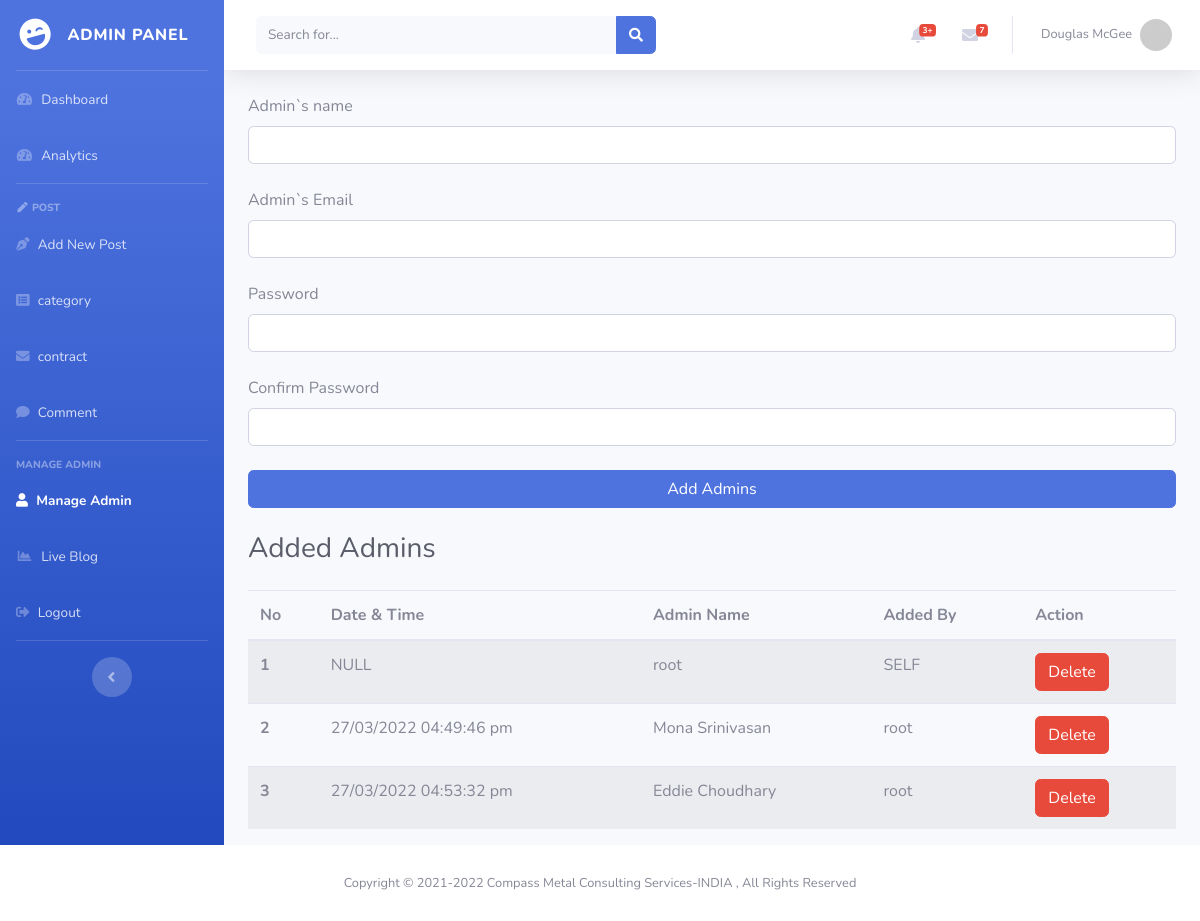
The page /admin/adminAdd.php on the database as committed earlier.
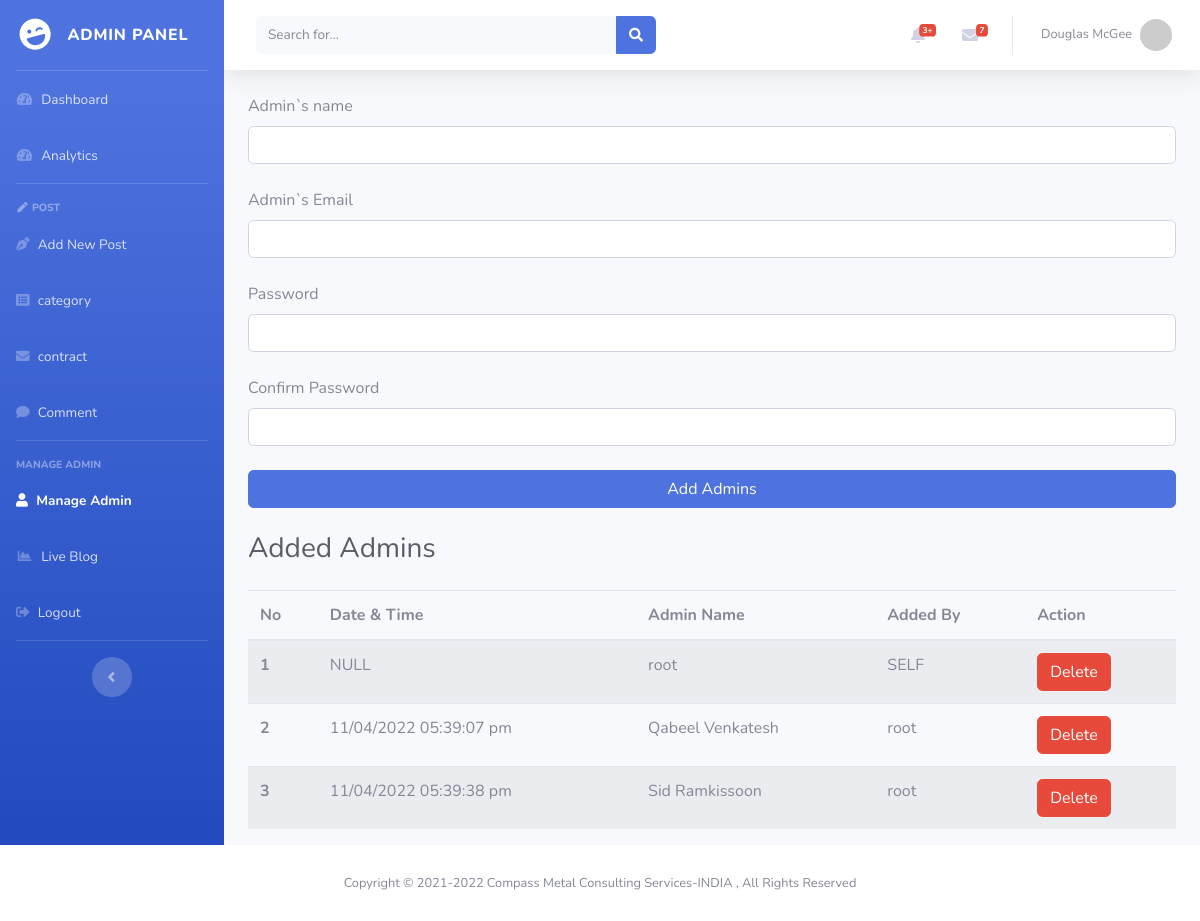
The same page on the database as committed later.
### tables this page shows
CREATE TABLE `admin_registration` (
  `id` int(10) NOT NULL,
  `datetime` varchar(50) NOT NULL,
  `adminname` varchar(200) NOT NULL,
  `adminPassword` varchar(200) NOT NULL,
  `adminEmail` varchar(500) NOT NULL,
  `addedby` varchar(200) NOT NULL
);

### admin/adminAdd.php (the view, shortened to what this page needs)
<?php
 require_once './partials/db.php';
?>
<!DOCTYPE html>
<html lang="en">
<head>
    <link href="vendor/fontawesome-free/css/all.min.css" rel="stylesheet" type="text/css">
    <link href="css/sb-admin-2.css" rel="stylesheet">
</head>
<body id="page-top">
    <div id="wrapper">
        <?php  require_once './partials/sidebar.php'; ?>
        <div id="content-wrapper" class="d-flex flex-column">
            <div id="content">
                <?php  require_once './partials/topbar.php'; ?>
                <div class="container-fluid">
                    <form
                        action="<?= ($_SERVER['PHP_SELF'])?>"
                        method="POST" name="f1" onsubmit="return validation()">
                        <div class="form-outline mb-4">
                            <label class="form-label" for="NameAdmin">Admin`s name</label>
                            <input type="text" id="NameAdmin" name="NameAdmin" class="form-control" />
                        </div>
                        <div class="form-outline mb-4">
                            <label class="form-label" for="EmailAdmin">Admin`s Email</label>
                            <input type="email" id="EmailAdmin" name="EmailAdmin" class="form-control" />
                        </div>
                        <div class="form-outline mb-4">
                            <label class="form-label" for="Adminpassword">Password</label>
                            <input type="password" id="Adminpassword" name="Adminpassword" class="form-control" />
                        </div>
                        <div class="form-outline mb-4">
                            <label class="form-label" for="ConfPassword">Confirm Password</label>
                            <input type="password" id="ConfPassword" name="ConfPassword" class="form-control" />
                        </div>
                        <button type="submit" name="submit" class="btn btn-primary btn-block mb-4">Add Admins</button>
                    </form>
                    <div class="d-sm-flex align-items-center justify-content-between mb-4">
                        <h1 class="h3 mb-0 text-gray-800">Added Admins</h1>
                    </div>
                    <table class="table table-striped">
                        <thead>
                            <tr>
                                <th scope="col">No</th>
                                <th scope="col">Date & Time</th>
                                <th scope="col">Admin Name</th>
                                <th scope="col">Added By</th>
                                <th scope="col">Action</th>
                            </tr>
                        </thead>
                        <tbody>
                            <?php
                            $adminQuery = "SELECT id,datetime,adminname,addedby
                             FROM admin_registration";
                            $adminQueryrun =mysqli_query($conn, $adminQuery);
                                $slno = 0;
                                while ($rows = mysqli_fetch_array($adminQueryrun)) {
                                    $A_id = $rows['id'];
                                    $Admindatetime = $rows['datetime'];
                                    $Admin_Name = $rows['adminname'];
                                    $addedby = $rows['addedby'];
                                    $slno++; ?>
                            <tr>
                                <th scope="row">
                                    <?= $slno ?>
                                </th>
                                <td>
                                    <?= $Admindatetime ?>
                                </td>
                                <td>
                                    <?= $Admin_Name ?>
                                </td>
                                <td>
                                    <?= $addedby ?>
                                </td>
                                <td>
                                    <a href="commentDel.php?id=<?= $A_id ?>"
                                        class="btn btn-danger">
                                        Delete
                                    </a>
                                </td>
                            </tr>
                            <?php
                                }?>
                        </tbody>
                    </table>
                </div>
            </div>
            <?php  require_once './partials/footer.php';

Rows that differ between the two databases and show on the page:
removed admin_registration: datetime "27/03/2022 04:49:46 pm", adminname "Mona Srinivasan", addedby "root"
removed admin_registration: datetime "27/03/2022 04:53:32 pm", adminname "Eddie Choudhary", addedby "root"
added admin_registration: datetime "11/04/2022 05:39:07 pm", adminname "Qabeel Venkatesh", addedby "root"
added admin_registration: datetime "11/04/2022 05:39:38 pm", adminname "Sid Ramkissoon", addedby "root"
